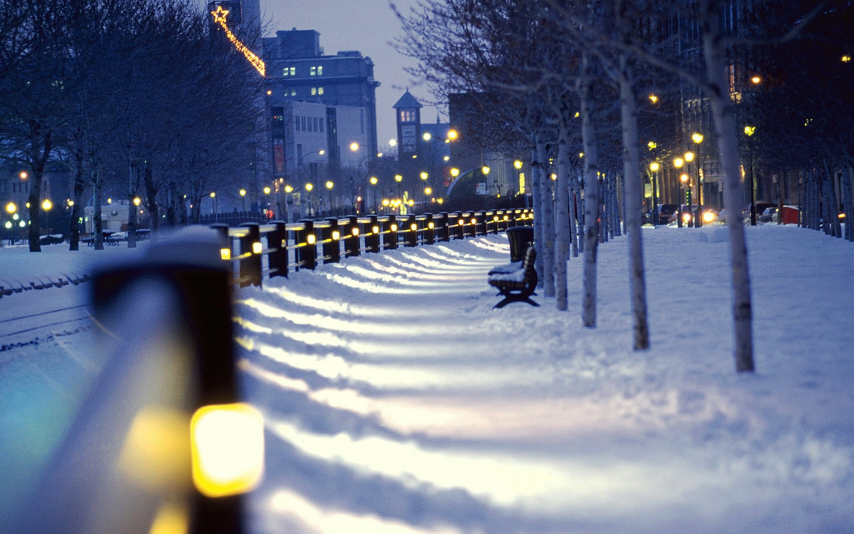
#> input picture Assignment_27/snowfall/picture/snow.jpeg, 2560 x 1600 px, found by its file name (shown at 1/3 size)
$ python snowfall.py
#> lines starting #> are read from the running program, lines starting #| are printed output that depends on the picture; after the words box and inside, x2 and y2 are one past the last pixel; in counts of white or black regions, pixels touching at a corner belong together
import cv2
import numpy as np
import imageio

array = []
image = cv2.imread("snow.jpeg")
#> image is the input picture: shape (1600, 2560, 3); mean B, G, R 132.6, 108.3, 99.5
image = cv2.resize(image, [680, 450])
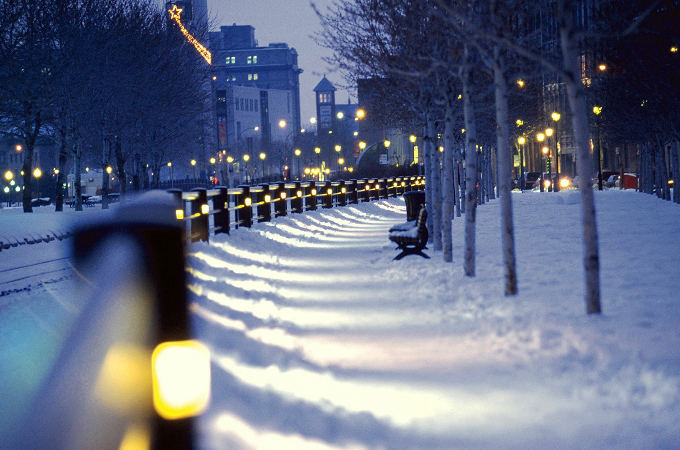
#> image: shape (450, 680, 3); mean B, G, R 132.5, 108.2, 99.3
image = cv2.cvtColor(image, cv2.COLOR_BGR2GRAY)
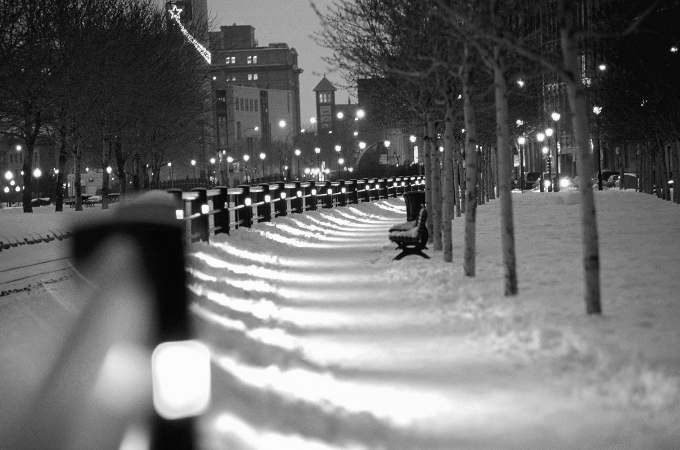
#> image: shape (450, 680); min 2, max 253, mean 108.3
rows, cols = image.shape
#> rows = 450; cols = 680
for i in range(3000):
    speed = np.random.randint(1, 10)
    domain = np.random.randint(-4, 4)
    size = np.random.randint(1, 3)
    array.append([np.random.randint(0, cols), np.random.randint(0, rows), size, domain , speed])

frames = []
while True :
    image = cv2.imread("snow.jpeg")
    image = cv2.resize(image, [680, 450])
    image = cv2.cvtColor(image, cv2.COLOR_BGR2GRAY)
    for i in range(2000):
        image[array[i][0] : array[i][0]+array[i][2]  ,  array[i][1] : array[i][1]+array[i][2]  ] = 255
        array[i][0] +=  array[i][4]
        array[i][1] +=  array[i][3]
        if array[i][0] > cols:
            array[i][0] = 0
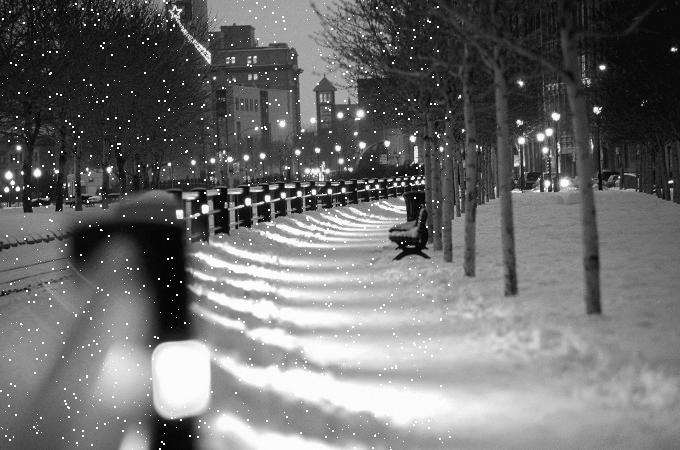
#> image: shape (450, 680); 1.07% of pixels changed, all inside (x1, y1, x2, y2) = (0, 0, 451, 450)
    frames.append(image)

    cv2.imshow("snowfall" , image)
    if cv2.waitKey(25) & 0xFF == ord("q"):
#> (key q is pressed here)
        break

imageio.mimsave ("snowfall.gif", frames)
